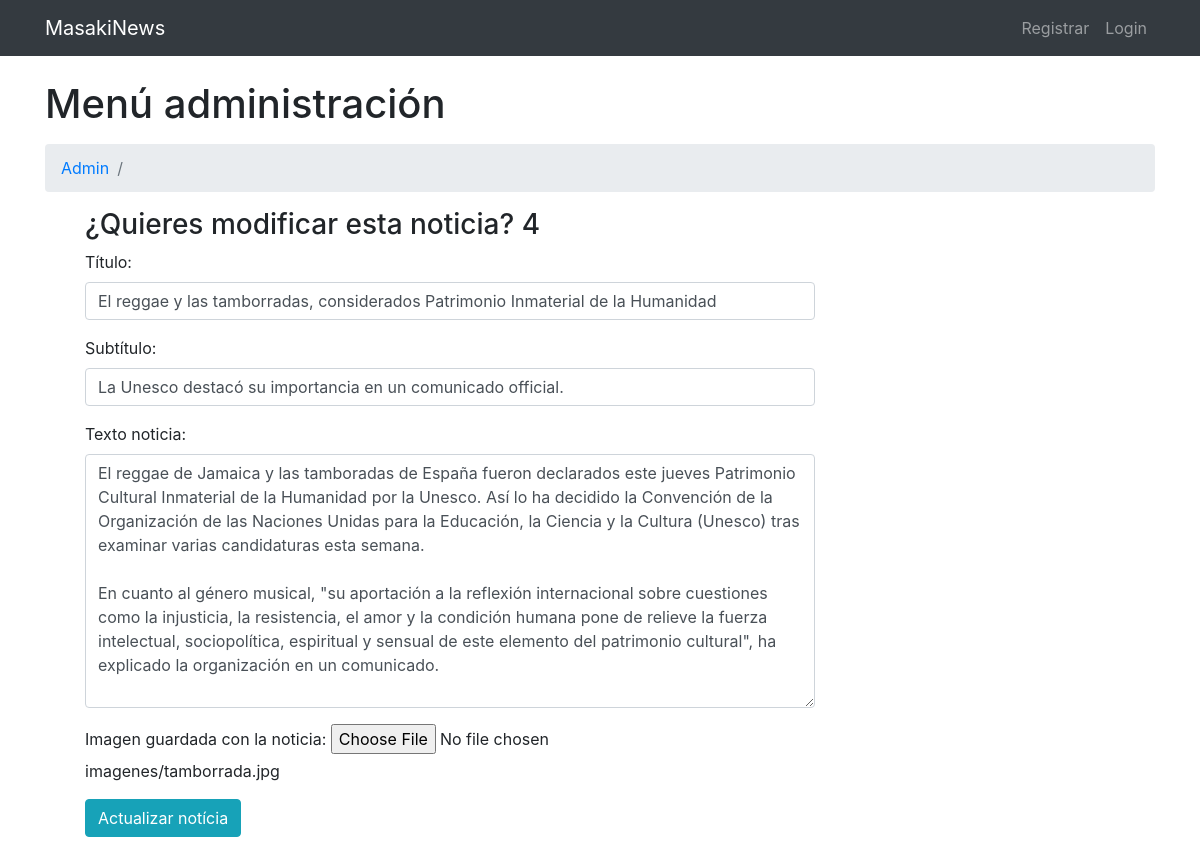
Screenshot of /View/modificarNoticia.php?id=4 (signed in) with the database file from the repository.
### tables this page shows
CREATE TABLE IF NOT EXISTS `noticias` (
  `idnoticia` int(11) NOT NULL AUTO_INCREMENT,
  `autor` varchar(45) NOT NULL,
  `editor` varchar(45) NOT NULL,
  `titulo` varchar(100) NOT NULL,
  `idseccion` int(11) NOT NULL,
  `subtitulo` varchar(100) NOT NULL,
  `texto` longtext NOT NULL,
  `imagen` varchar(45) DEFAULT NULL,
  `fechaCreacion` date NOT NULL,
  `fechaModificacion` date NOT NULL,
  `fechaPublicacion` date NOT NULL,
  PRIMARY KEY (`idnoticia`),
  KEY `fk_noticias_1_idx` (`idseccion`),
  KEY `fk_noticias_2_idx` (`autor`),
  KEY `fk_noticias_3_idx` (`editor`)
);

### Classes/BuscadorNoticias.php (called while the page is built, shortened)
<?php
require_once "../Model/Noticias.php";
class BuscadorNoticias
{
    public function selectNew($idnoticia = null){
        if($idnoticia != null){
            $conexion = new Conexion();
            $consulta = $conexion->prepare('SELECT * FROM noticias WHERE idnoticia = :idnoticia');
            $consulta->bindParam(':idnoticia', $idnoticia);
            $consulta->execute();
            $registro = $consulta->fetchAll();
            foreach ($registro as $row){
                $noticia = new Noticias();
                $noticia->setIdnoticia($idnoticia);
                $noticia->setAutor($row['autor']);
                $noticia->setEditor($row['editor']);
                $noticia->setTitulo($row['titulo']);
                $noticia->setSubtitulo($row['subtitulo']);
                $noticia->setTexto($row['texto']);
                $noticia->setImagen($row['imagen']);
                $noticia->setIdseccion($row['idseccion']);
                $noticia->setFechaCreacion($fechaCreacion = date("d-m-Y"));
                $noticia->setFechaModificacion($fechaModificacion= date("d-m-Y"));
                $noticia->setFechaPublicacion($fechaPublicacio = date('d-m-Y'));
            }
            return $noticia;
        }
        throw new Exception(" Not found",404);
    }
}

### Model/Noticias.php (called while the page is built, shortened)
<?php
class Noticias
{
    private $titulo;
    private $subtitulo;
    private $texto;
    private $imagen;
    public function getTitulo()
    {
        return $this->titulo;
    }
    public function setTitulo($titulo)
    {
        $this->titulo = $titulo;
    }
    public function getSubtitulo()
    {
        return $this->subtitulo;
    }
    public function setSubtitulo($subtitulo)
    {
        $this->subtitulo = $subtitulo;
    }
    public function getTexto()
    {
        return $this->texto;
    }
    public function setTexto($texto)
    {
        $this->texto = $texto;
    }
    public function getImagen()
    {
        return $this->imagen;
    }
    public function setImagen($imagen)
    {
        $this->imagen = $imagen;
    }
}

### View/modificarNoticia.php (the view, shortened to what this page needs)
<?php
require_once "../Classes/BuscadorNoticias.php";
require_once "../Model/Noticias.php";
if(isset($_SESSION['username']) && $_GET['id'] ){
    $idnoticia =intval($_GET['id']);
    $buscador = new BuscadorNoticias();
    $noticia = $buscador->selectNew($idnoticia);
}
?>
<!DOCTYPE html>
<html>
<head>
</head>
<body>
<div class="container">
    <div class="row">
        <ul>
        </ul>
        <div class="col-lg-8 mb-4">
            <h3>¿Quieres modificar esta noticia? <?php echo $_GET['id']?></h3>
            <form name="sentMessage" method="post" id="contactForm" action="<?php echo htmlspecialchars($_SERVER['PHP_SELF']);?>">
                <div class="control-group form-group">
                    <div class="controls">
                        <label for="titulo">Título:</label>
                        <input name="titulo" type="text" class="form-control" value="<?php echo $noticia->getTitulo()?>" required data-validation-required-message="Título">
                    </div>
                </div>
                <div class="control-group form-group">
                    <div class="controls">
                        <label for="subtitulo">Subtítulo:</label>
                        <input name="subtitulo" type="text" class="form-control" id="subtitulo" value="<?php echo $noticia->getSubtitulo()?>">
                    </div>
                </div>
                <div class="control-group form-group">
                    <div class="controls">
                        <label for="texto">Texto noticia:</label>
                        <textarea  rows="10" cols="100" class="form-control" id="textoNoticia" required data-validation-required-message="Texto notícia"
                                   name="texto"><?php echo $noticia->getTexto()?>
                    </textarea>
                    </div>
                </div>
                <div class="control-group form-group">
                    <div class="controls form-control-file">
                        <label for="imagen">Imagen guardada con la noticia: </label>
                        <input type="file" name="imagen" id="imagen" value="" data-validation-required-message="Adjunta una imagen">
                        <?php echo $noticia->getImagen(); ?>
                    </div>
                </div>
                <button type="submit" class="btn btn-info" name="submit" id="guardarNoticia" value="actualizar">Actualizar notícia</button>
            </form>
        </div>
    </div>
</div>
</body>
</html>

### public/CSS/modern-business.css (style rules this page uses)
body { padding-top: 54px; }
@media (min-width: 992px) { body { padding-top: 56px; } }

### public/CSS/micss.css (style rules this page uses)
.nav-item { text-decoration: none; }

### rows the page displays
noticias: titulo "El reggae y las tamborradas, considerados Patrimonio Inmaterial de la Humanidad", subtitulo "La Unesco destacó su importancia en un comunicado official.", texto "El reggae de Jamaica y las tamboradas de España fueron declarados este jueves Patrimonio Cultural Inmaterial de la Humanidad por la Unesco. Así lo ha decidido la Convención de la Organización de las Naciones Unidas para la Educación, la Ciencia y la Cultura (Unesco) tras examinar varias candidaturas esta semana. En cuanto al género musical, \"su aportación a la reflexión internacional sobre cuestiones como la injusticia, la resistencia, el amor y la condición humana pone de relieve la fuerza intelectual, sociopolítica, espiritual y sensual de este elemento del patrimonio cultural\", ha explicado la organización en un comunicado.", imagen "imagenes/tamborrada.jpg"

### other values shown
$_GET['id'] "4"
